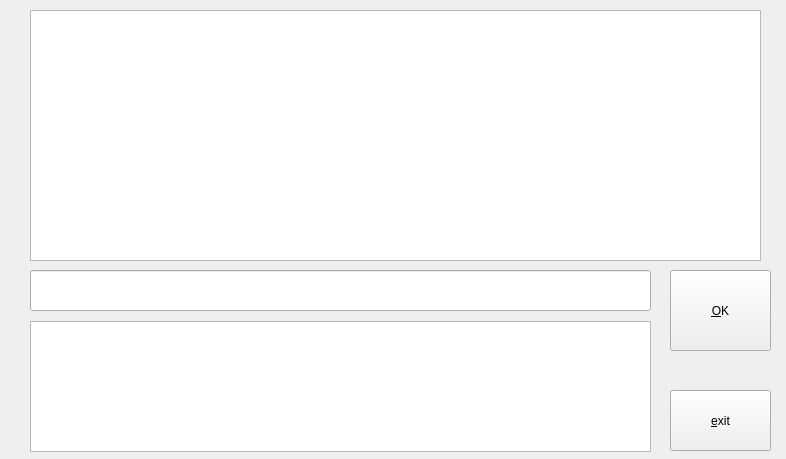
<?xml version="1.0" encoding="UTF-8"?>
<ui version="4.0">
 <class>Widget</class>
 <widget class="QWidget" name="Widget">
  <property name="geometry">
   <rect>
    <x>0</x>
    <y>0</y>
    <width>786</width>
    <height>459</height>
   </rect>
  </property>
  <property name="windowTitle">
   <string>Widget</string>
  </property>
  <widget class="QTextEdit" name="input">
   <property name="geometry">
    <rect>
     <x>30</x>
     <y>10</y>
     <width>731</width>
     <height>251</height>
    </rect>
   </property>
  </widget>
  <widget class="QPushButton" name="bt_ok">
   <property name="geometry">
    <rect>
     <x>670</x>
     <y>270</y>
     <width>101</width>
     <height>81</height>
    </rect>
   </property>
   <property name="text">
    <string>&amp;OK</string>
   </property>
  </widget>
  <widget class="QLineEdit" name="le_path">
   <property name="geometry">
    <rect>
     <x>30</x>
     <y>270</y>
     <width>621</width>
     <height>41</height>
    </rect>
   </property>
  </widget>
  <widget class="QTextBrowser" name="viewer">
   <property name="geometry">
    <rect>
     <x>30</x>
     <y>321</y>
     <width>621</width>
     <height>131</height>
    </rect>
   </property>
  </widget>
  <widget class="QPushButton" name="btExit">
   <property name="geometry">
    <rect>
     <x>670</x>
     <y>390</y>
     <width>101</width>
     <height>61</height>
    </rect>
   </property>
   <property name="text">
    <string>&amp;exit</string>
   </property>
   <property name="shortcut">
    <string>Esc</string>
   </property>
  </widget>
 </widget>
 <layoutdefault spacing="6" margin="11"/>
 <resources/>
 <connections/>
</ui>
